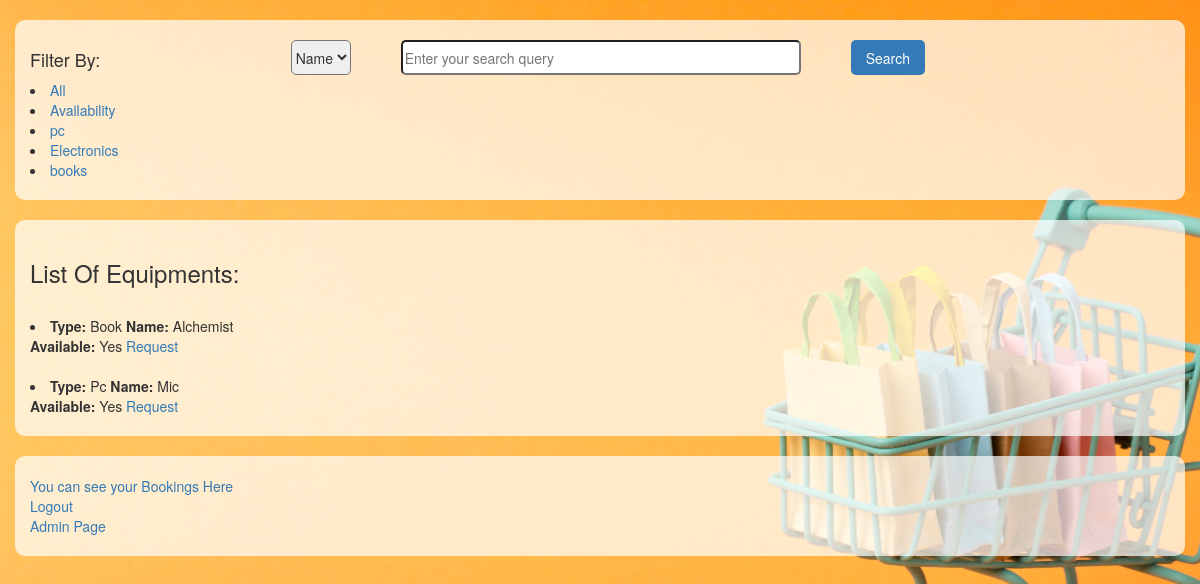
Screenshot of /success_page/ (signed in) with the database file from the repository.
### login_logout/models.py (models this page shows, shortened)
class Books(models.Model):
    euipment_name = models.CharField(max_length=150)
    euipment_type = models.CharField(max_length=150, null=True, blank=True)
    requested_or_not = models.BooleanField(default=False)
    booked_or_not = models.BooleanField(default=False)
    availabilty = models.BooleanField(default=True, null=True, blank=True)
    return_days = models.IntegerField(default=3, null=True, blank=True)
    requested_user_id = models.ForeignKey(User, on_delete=models.CASCADE, default=None, null=True, blank=True)
    class Meta:
        verbose_name = 'Book'

### login_logout/views.py (the view)
# urls.py: path('success_page/', views.success_page, name='success_page'),
@login_required(login_url='/login/')
def success_page(request):
    if request.method == 'POST':
        search_type = request.POST.get('optionSelect')
        search_keyword = request.POST.get('query')
        if search_type == 'id':
            books = Books.objects.filter(pk=search_keyword)
        elif search_type == 'name':
            books = Books.objects.filter(euipment_name=search_keyword)
            return render(request, 'success_page.html', {'books': books})
        else:
            books = Books.objects.filter(euipment_type=search_keyword)
            return render(request, 'success_page.html', {'books': books})
    else:
        books = Books.objects.all()
        return render(request, 'success_page.html', {'books': books, 'book_type':'all'})

### templates/success_page.html (shortened to what this page needs)
<!DOCTYPE html>
<html lang="en">
<head>
    <link href="//netdna.bootstrapcdn.com/bootstrap/3.1.0/css/bootstrap.min.css" rel="stylesheet" id="bootstrap-css">
</head>
<body>
<div class="container">
    <div class="row">
        <div class="col-xs-2">
            <h4>Filter By:</h4>
            <li>
                <a href ="{% url 'filter_equipments' 'all' %}">All </a>
            </li>
            <li>
                <a href="{% url 'filter_equipments' 'availability' %}">Availability</a>
            </li>
            <li>
                <a href="{% url 'filter_equipments' 'Pc' %}">pc</a>
            </li>
            <li>
                <a href="{% url 'filter_equipments' 'Electronics' %}">Electronics</a>
            </li>
            <li>
                <a href="{% url 'filter_equipments' 'Book' %}">books</a>
            </li>
        </div>
        <div class="col-xs-8">
            <form method="POST" action="/search_by_typing/" class="search-form">
                <select id="optionSelect" name="optionSelect">
                    <option value="name" selected>Name</option>
                </select>
                <input type="text" name="query" placeholder="Enter your search query">
                <input type="submit" value="Search"/>
            </form>
        </div>
	</div>
</div>
<div class="container equipment-list">
<h3>List Of Equipments:</h3>
{% if book_type == 'all' %}
    {% for book in books %}
        <br>
        <li><b>Type: </b>{{ book.euipment_type }}  <b> Name: </b>{{ book.euipment_name }}</li> <b>Available: </b>{% if book.availabilty %} Yes {% else %} No{% endif %}
        <a href="{% url 'request_for_all' book.id  %}">Request</a>
        <br>
    {% endfor %}
{% endif %}
</div>
<div class="container links-section">
    <a href="{% url 'users_reservations' %}" class="custom-link">You can see your Bookings Here</a>
    <br>
    <a href="{% url 'logout' %}" class="custom-link">Logout</a>
    <br>
    <a href="{% url 'admin_panel' %}" class="custom-link">Admin Page</a>
</div>
</body>
</html>

### templates/success_page.html (style rules this page uses)
body { background-image: url('/static/images/success.jpg'); background-size: cover; background-repeat: no-repeat; background-attachment: fixed; font-family: Arial, sans-serif; color: #333; }
.container { background-color: rgba(255, 255, 255, 0.7); padding: 20px; border-radius: 10px; margin-top: 20px; }
.equipment-list { margin-top: 20px; }
.search-form { display: flex; align-items: center; justify-content: flex-end; }
.search-form select, .search-form input[type="text"], .search-form input[type="submit"] { margin-right: 50px; height: 35px; border-radius: 5px; }
.search-form input[type="text"] { width: 400px; }
.search-form input[type="submit"] { border: none; background-color: #337ab7; color: white; padding: 8px 15px; }

### rows the page displays
Books: euipment_type "Book", euipment_name "Alchemist", availabilty "Yes"
Books: euipment_type "Pc", euipment_name "Mic", availabilty "Yes"
